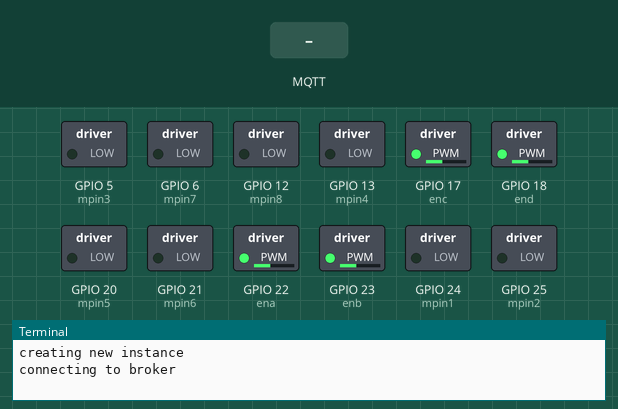
This program was run on a simulated Raspberry Pi (BCM pin numbers). On the bench: switched loads named in the program (green lamp = pin HIGH), the last lines printed to the terminal. The inputs (shaded band) are chosen by the test bench. No MQTT or app messages arrive unless stated.

Above: at 1.3 s.
1.4 s: MQTT message "b" arrives on the first subscribed topic
At 2.5 s:
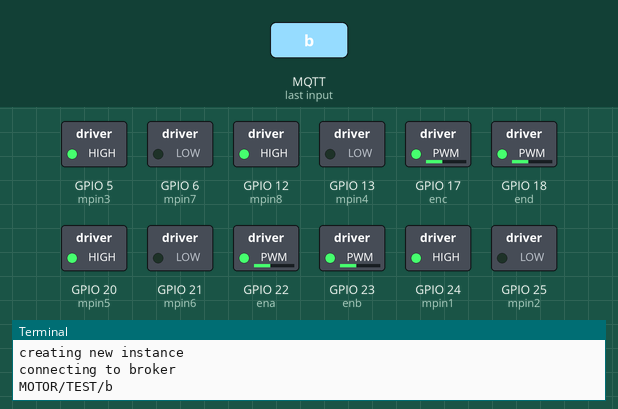
2.9 s: MQTT message "l" arrives on the first subscribed topic
At 3.6 s:
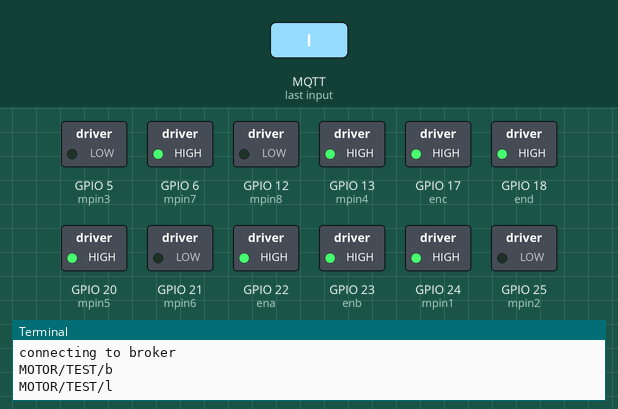
4.4 s: MQTT message "r" arrives on the first subscribed topic
At 4.7 s:
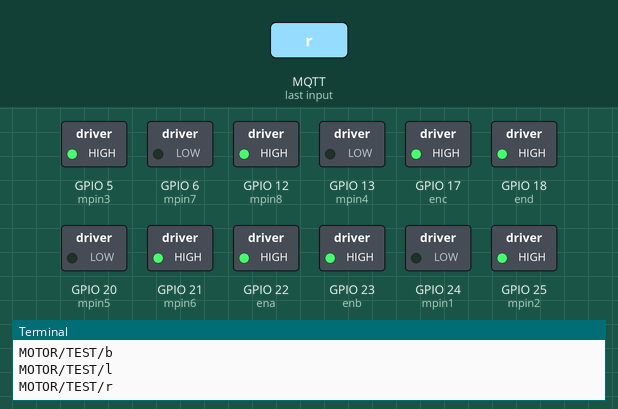
Timing chart, 0 to 7.4 s (numbered marks = the images above; inputs shaded):
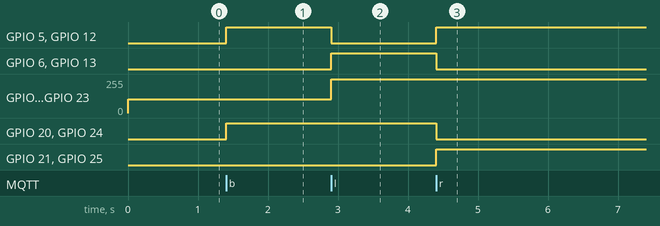

Measured:
- after the input at 1.4 s, GPIO 5 (mpin3), GPIO 12 (mpin8), GPIO 20 (mpin5), GPIO 24 (mpin1): LOW → HIGH at once
- after the input at 2.9 s, GPIO 5 (mpin3), GPIO 12 (mpin8): HIGH → LOW at once; GPIO 6 (mpin7), GPIO 13 (mpin4): LOW → HIGH at once; GPIO 17 (enc), GPIO 18 (end), GPIO 22 (ena), GPIO 23 (enb): 102/255 → 255/255 at once
- after the input at 4.4 s, GPIO 5 (mpin3), GPIO 12 (mpin8), GPIO 21 (mpin6), GPIO 25 (mpin2): LOW → HIGH at once; GPIO 6 (mpin7), GPIO 13 (mpin4), GPIO 20 (mpin5), GPIO 24 (mpin1): HIGH → LOW at once

The program:

mqtt04.py
```python
import RPi.GPIO as GPIO
import paho.mqtt.client as mqtt
import sys
import threading
import signal
import os
import time

event_stop = threading.Event()
event_pause = threading.Event()
event_stop.clear()
event_pause.clear()

pin = 19        # 라인 근접 센서
pin2 = 4        # 라인 근접 센서
mpin1 = 24      # 앞 왼 바퀴1
mpin2 = 25      # 앞 왼 바퀴2
mpin3 = 5       # 앞 오 바퀴1
mpin4 = 13      # 앞 오 바퀴2
ena = 22        # 앞 오 바퀴 enable 입력
enb = 23        # 앞 오 바퀴 enable 입력
mpin5 = 20      # 뒤 왼 바퀴1
mpin6 = 21      # 뒤 왼 바퀴2
mpin7 = 6       # 뒤 오 바퀴1
mpin8 = 12      # 뒤 오 바퀴2
enc = 17        # 뒤 왼 바퀴 enable 입력
end = 18        # 뒤 오 바퀴 enable 입력

GPIO.setmode(GPIO.BCM)
GPIO.setup(pin, GPIO.IN)
GPIO.setup(pin2, GPIO.IN)
GPIO.setup(mpin1, GPIO.OUT)
GPIO.setup(mpin2, GPIO.OUT)
GPIO.setup(mpin3, GPIO.OUT)
GPIO.setup(mpin4, GPIO.OUT)
GPIO.setup(ena, GPIO.OUT)
GPIO.setup(enb, GPIO.OUT)
GPIO.setup(mpin5, GPIO.OUT)
GPIO.setup(mpin6, GPIO.OUT)
GPIO.setup(mpin7, GPIO.OUT)
GPIO.setup(mpin8, GPIO.OUT)
GPIO.setup(enc, GPIO.OUT)
GPIO.setup(end, GPIO.OUT)

pa = GPIO.PWM(ena, 100)
pb = GPIO.PWM(enb, 100)
pa.start(40)
pb.start(40)
pc = GPIO.PWM(enc, 100)
pd = GPIO.PWM(end, 100)
pc.start(40)
pd.start(40)

GPIO.output(mpin1, False)
GPIO.output(mpin2, False)
GPIO.output(mpin3, False)
GPIO.output(mpin4, False)
GPIO.output(mpin5, False)
GPIO.output(mpin6, False)
GPIO.output(mpin7, False)
GPIO.output(mpin8, False)

def setOg():
    pa.ChangeDutyCycle(40)
    pb.ChangeDutyCycle(40)
    pc.ChangeDutyCycle(40)
    pd.ChangeDutyCycle(40)

def set_left():
    pa.ChangeDutyCycle(100)
    pb.ChangeDutyCycle(100)
    pd.ChangeDutyCycle(100)
    pc.ChangeDutyCycle(100)
    GPIO.output(mpin1, True)
    GPIO.output(mpin2, False)
    GPIO.output(mpin3, False)
    GPIO.output(mpin4, True)
    GPIO.output(mpin5, True)
    GPIO.output(mpin6, False)
    GPIO.output(mpin7, True)
    GPIO.output(mpin8, False)

def set_right():
    pa.ChangeDutyCycle(100)
    pb.ChangeDutyCycle(100)
    pc.ChangeDutyCycle(100)
    pd.ChangeDutyCycle(100)
    GPIO.output(mpin1, False)
    GPIO.output(mpin2, True)
    GPIO.output(mpin3, True)
    GPIO.output(mpin4, False)
    GPIO.output(mpin5, False)
    GPIO.output(mpin6, True)
    GPIO.output(mpin7, False)
    GPIO.output(mpin8, True)

def set_start(event_stop, event_pause):
    while True:
        if event_stop.is_set():
                event_stop.clear()
                break
        # elif event_pause.is_set():
        #     while(1):
        #         print('--pause--')
        #         if event_pause.is_set() == False:
        #             break
        #         time.sleep(1)
        elif (GPIO.input(pin) == False) and (GPIO.input(pin2) == False):
            #print("no path")
            setOg()
            GPIO.output(mpin1, False)
            GPIO.output(mpin2, False)
            GPIO.output(mpin3, False)
            GPIO.output(mpin4, False)
            GPIO.output(mpin5, False)
            GPIO.output(mpin6, False)
            GPIO.output(mpin7, False)
            GPIO.output(mpin8, False)
            time.sleep(0.00001)
        elif (GPIO.input(pin) == True) and (GPIO.input(pin2) == True):
            #print("path")
            setOg()
            GPIO.output(mpin1, False)
            GPIO.output(mpin2, True)
            GPIO.output(mpin3, False)
            GPIO.output(mpin4, True)
            GPIO.output(mpin5, False)
            GPIO.output(mpin6, True)
            GPIO.output(mpin7, True)
            GPIO.output(mpin8, False)
            time.sleep(0.00001)
        elif (GPIO.input(pin) == False) and (GPIO.input(pin2) == True):
            #print("right")
            pa.ChangeDutyCycle(100)
            pb.ChangeDutyCycle(100)
            pc.ChangeDutyCycle(100)
            pd.ChangeDutyCycle(100)
            GPIO.output(mpin1, False)
            GPIO.output(mpin2, True)
            GPIO.output(mpin3, True)
            GPIO.output(mpin4, False)
            GPIO.output(mpin5, False)
            GPIO.output(mpin6, True)
            GPIO.output(mpin7, False)
            GPIO.output(mpin8, True)
            time.sleep(0.00001)
        elif (GPIO.input(pin) == True) and (GPIO.input(pin2) == False):
            #print("left")
            pa.ChangeDutyCycle(100)
            pb.ChangeDutyCycle(100)
            pd.ChangeDutyCycle(100)
            pc.ChangeDutyCycle(100)
            GPIO.output(mpin1, True)
            GPIO.output(mpin2, False)
            GPIO.output(mpin3, False)
            GPIO.output(mpin4, True)
            GPIO.output(mpin5, True)
            GPIO.output(mpin6, False)
            GPIO.output(mpin7, True)
            GPIO.output(mpin8, False)
            time.sleep(0.00001)

def set_back():
    setOg()
    GPIO.output(mpin1, True)
    GPIO.output(mpin2, False)
    GPIO.output(mpin3, True)
    GPIO.output(mpin4, False)
    GPIO.output(mpin5, True)
    GPIO.output(mpin6, False)
    GPIO.output(mpin7, False)
    GPIO.output(mpin8, True)

def stop():
    event_stop.set()
    setOg()
    GPIO.output(mpin1, False)
    GPIO.output(mpin2, False)
    GPIO.output(mpin3, False)
    GPIO.output(mpin4, False)
    GPIO.output(mpin5, False)
    GPIO.output(mpin6, False)
    GPIO.output(mpin7, False)
    GPIO.output(mpin8, False)

def pause():
	event_pause.set()
	for _ in range(3):
		time.sleep(1)
	event_pause.clear()

def on_message(client, userdata, message):
    topic=str(message.topic)
    message = str(message.payload.decode("utf-8"))
    print(topic+message)

    if message == 's':
        thread = threading.Thread(target=set_start, args=(event_stop, event_pause, ))
        thread.start()
    elif message == 'b':
        set_back()
    elif message == 't':
        stop()
    elif message == 'p':
        pause()
    elif message == 'l':
        set_left()
    elif message == 'r':
        set_right()
    else: pass

broker_address='210.119.12.93'
pub_topic = 'MOTOR/TEST/'
print("creating new instance")
client=mqtt.Client("P1") #create new instance
print("connecting to broker")
client.connect(broker_address) #connect to broker
client.subscribe(pub_topic)

# client.on_connect = on_connect
# client.on_disconnect = on_disconnect
client.on_message = on_message


try:
    while True:
        client.loop_forever()

except KeyboardInterrupt:
    GPIO.cleanup()
    sys.exit()
```
